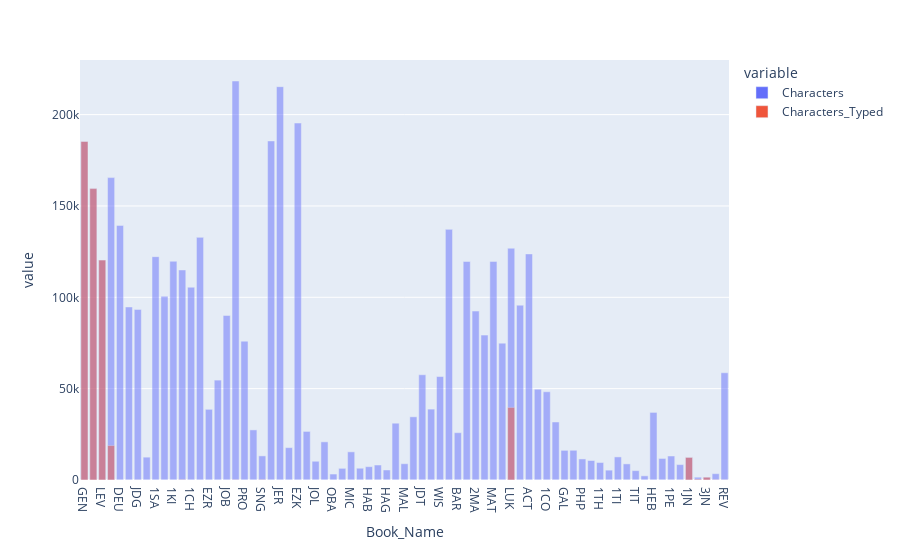

Notebook source saved alongside this figure:
### Markdown cell above
### Creating a chart that compares the number of characters in each book with the number that have been typed:

This provides a clearer view of the player's progress in typing the Bible, as each bar's height is based on the number of characters. (In contrast, bars for fully typed small books will be just as high in fig_proportion_of_each_book_typed as those for fully typed large books.)

### Code cell
fig_characters_typed_in_each_book = px.bar(df_characters_typed_by_book, 
x = 'Book_Name', y = ['Characters', 'Characters_Typed'], barmode = 'overlay')
fig_characters_typed_in_each_book.write_html(
    'Analyses/characters_typed_by_book.html')
fig_characters_typed_in_each_book.write_image(
    'Analyses/characters_typed_by_book.png', 
    width = 1920, height = 1080, engine = 'kaleido', scale = 2)
fig_characters_typed_in_each_book

### Figure 1 — Plotly figure (JSON) as saved in the notebook; plotly's stock layout.template omitted (floating-point values rounded to 4 significant figures)
{"data": [{"alignmentgroup": "True", "hovertemplate": "variable=Characters<br>Book_Name=%{x}<br>value=%{y}<extra></extra>", "legendgroup": "Characters", "marker": {"color": "#636efa", "opacity": 0.5, "pattern": {"shape": ""}}, "name": "Characters", "offsetgroup": "Characters", "orientation": "v", "showlegend": true, "textposition": "auto", "type": "bar", "x": ["GEN", "EXO", "LEV", "NUM", "DEU", "JOS", "JDG", "RUT", "1SA", "2SA", "1KI", "2KI", "1CH", "2CH", "EZR", "NEH", "JOB", "PSA", "PRO", "ECC", "SNG", "ISA", "JER", "LAM", "EZK", "HOS", "JOL", "AMO", "OBA", "JON", "MIC", "NAM", "HAB", "ZEP", "HAG", "ZEC", "MAL", "TOB", "JDT", "ESG", "WIS", "SIR", "BAR", "1MA", "2MA", "DAG", "MAT", "MRK", "LUK", "JHN", "ACT", "ROM", "1CO", "2CO", "GAL", "EPH", "PHP", "COL", "1TH", "2TH", "1TI", "2TI", "TIT", "PHM", "HEB", "JAS", "1PE", "2PE", "1JN", "2JN", "3JN", "JUD", "REV"], "xaxis": "x", "y": [185293, 159492, 120367, 165525, 139344, 94721, 93365, 12505, 122241, 100552, 119726, 114964, 105529, 132807, 38692, 54680, 90053, 218388, 75981, 27419, 13203, 185587, 215297, 17722, 195384, 26589, 10261, 20876, 3265, 6386, 15400, 6446, 7307, 8197, 5489, 31085, 8912, 34593, 57613, 38794, 56619, 137185, 25899, 119609, 92464, 79306, 119621, 74901, 126856, 95683, 123742, 49703, 48301, 31750, 16240, 16273, 11523, 10665, 9559, 5396, 12632, 8815, 5134, 2267, 36994, 11803, 13132, 8442, 12363, 1536, 1525, 3461, 58702], "yaxis": "y"}, {"alignmentgroup": "True", "hovertemplate": "variable=Characters_Typed<br>Book_Name=%{x}<br>value=%{y}<extra></extra>", "legendgroup": "Characters_Typed", "marker": {"color": "#EF553B", "opacity": 0.5, "pattern": {"shape": ""}}, "name": "Characters_Typed", "offsetgroup": "Characters_Typed", "orientation": "v", "showlegend": true, "textposition": "auto", "type": "bar", "x": ["GEN", "EXO", "LEV", "NUM", "DEU", "JOS", "JDG", "RUT", "1SA", "2SA", "1KI", "2KI", "1CH", "2CH", "EZR", "NEH", "JOB", "PSA", "PRO", "ECC", "SNG", "ISA", "JER", "LAM", "EZK", "HOS", "JOL", "AMO", "OBA", "JON", "MIC", "NAM", "HAB", "ZEP", "HAG", "ZEC", "MAL", "TOB", "JDT", "ESG", "WIS", "SIR", "BAR", "1MA", "2MA", "DAG", "MAT", "MRK", "LUK", "JHN", "ACT", "ROM", "1CO", "2CO", "GAL", "EPH", "PHP", "COL", "1TH", "2TH", "1TI", "2TI", "TIT", "PHM", "HEB", "JAS", "1PE", "2PE", "1JN", "2JN", "3JN", "JUD", "REV"], "xaxis": "x", "y": [185293, 159492, 120367, 18864, 0, 0, 38, 0, 0, 0, 0, 191, 0, 0, 0, 0, 0, 132, 0, 0, 191, 0, 0, 0, 0, 0, 0, 0, 0, 0, 0, 0, 0, 0, 0, 0, 0, 0, 0, 0, 0, 0, 0, 0, 0, 0, 0, 0, 39732, 0, 0, 0, 0, 0, 0, 0, 0, 0, 0, 0, 0, 0, 0, 0, 0, 0, 0, 0, 12363, 453, 1525, 136, 64], "yaxis": "y"}], "layout": {"barmode": "overlay", "legend": {"title": {"text": "variable"}, "tracegroupgap": 0}, "margin": {"t": 60}, "xaxis": {"anchor": "y", "domain": [0, 1], "title": {"text": "Book_Name"}}, "yaxis": {"anchor": "x", "domain": [0, 1], "title": {"text": "value"}}}}
